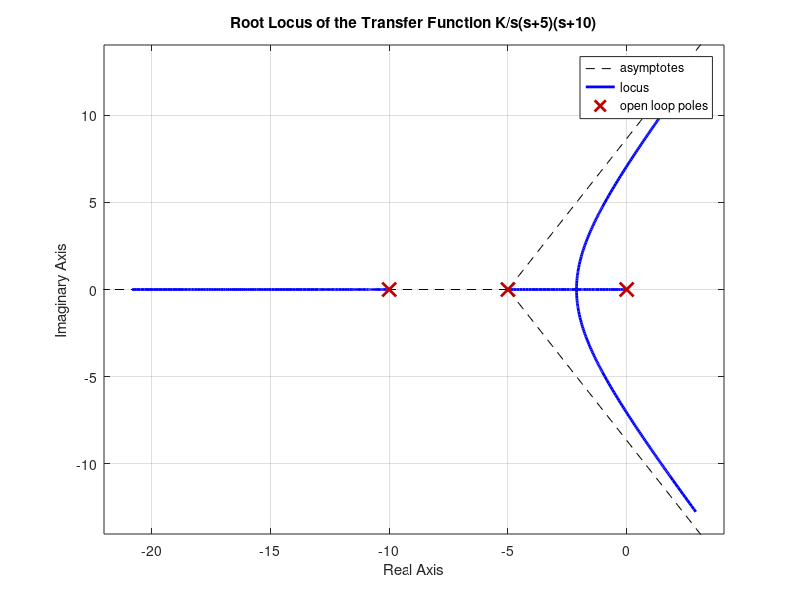

Write the MATLAB code that produced this figure.
clc;
close all;
clear all;
% Define the numerator and denominator of the transfer function
numerator = [1];                  % Coefficients of the numerator: K (constant 1 for simplicity)
denominator = [1 15 50 0];        % Coefficients of the denominator: s(s+5)(s+10) = s^3 + 15s^2 + 50s

% Create the transfer function
sys = tf(numerator, denominator);

% Plot the root locus
rlocus(sys);
grid on;                         % Add grid for better readability
title('Root Locus of the Transfer Function K/s(s+5)(s+10)');
xlabel('Real Axis');
ylabel('Imaginary Axis');
